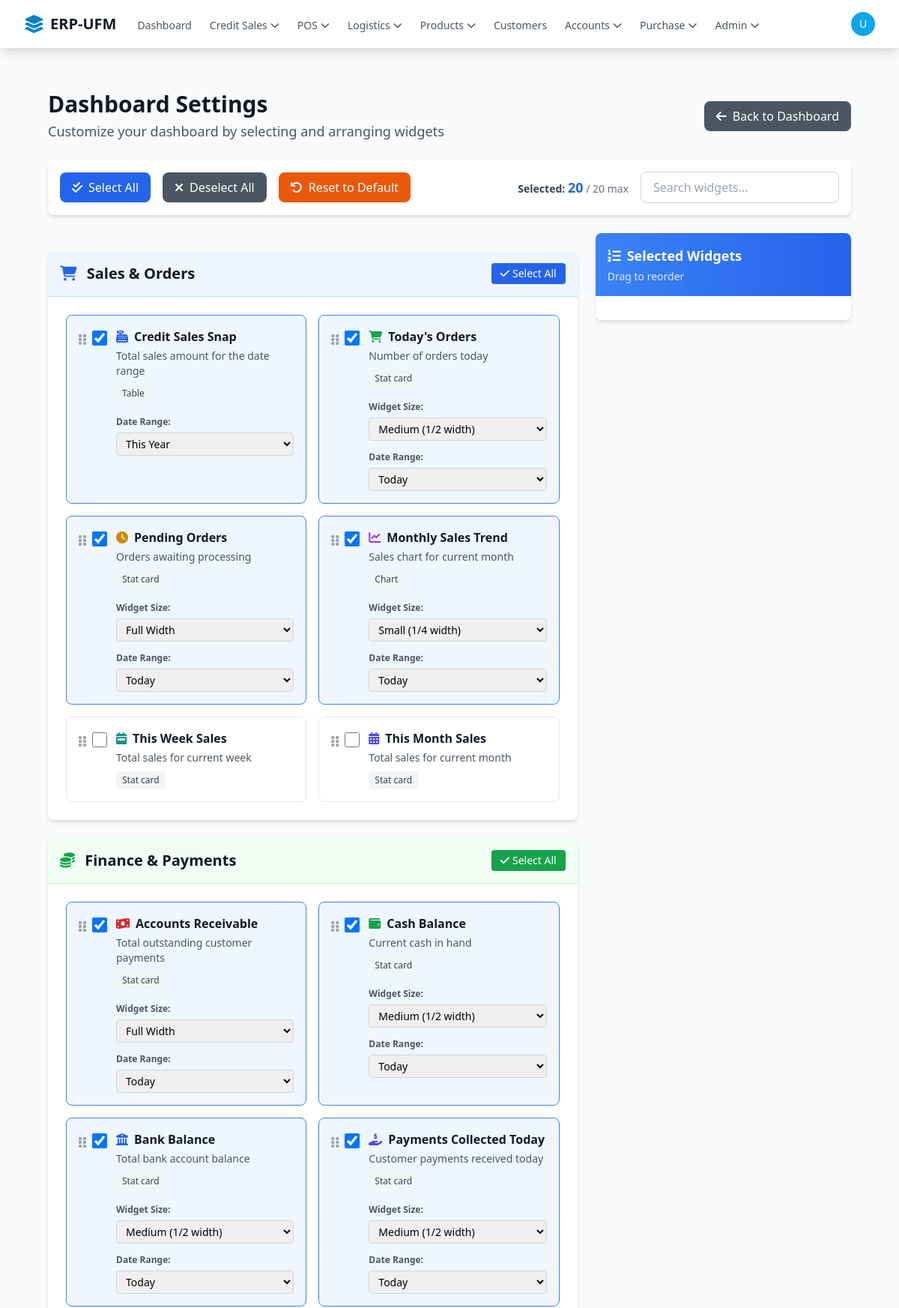
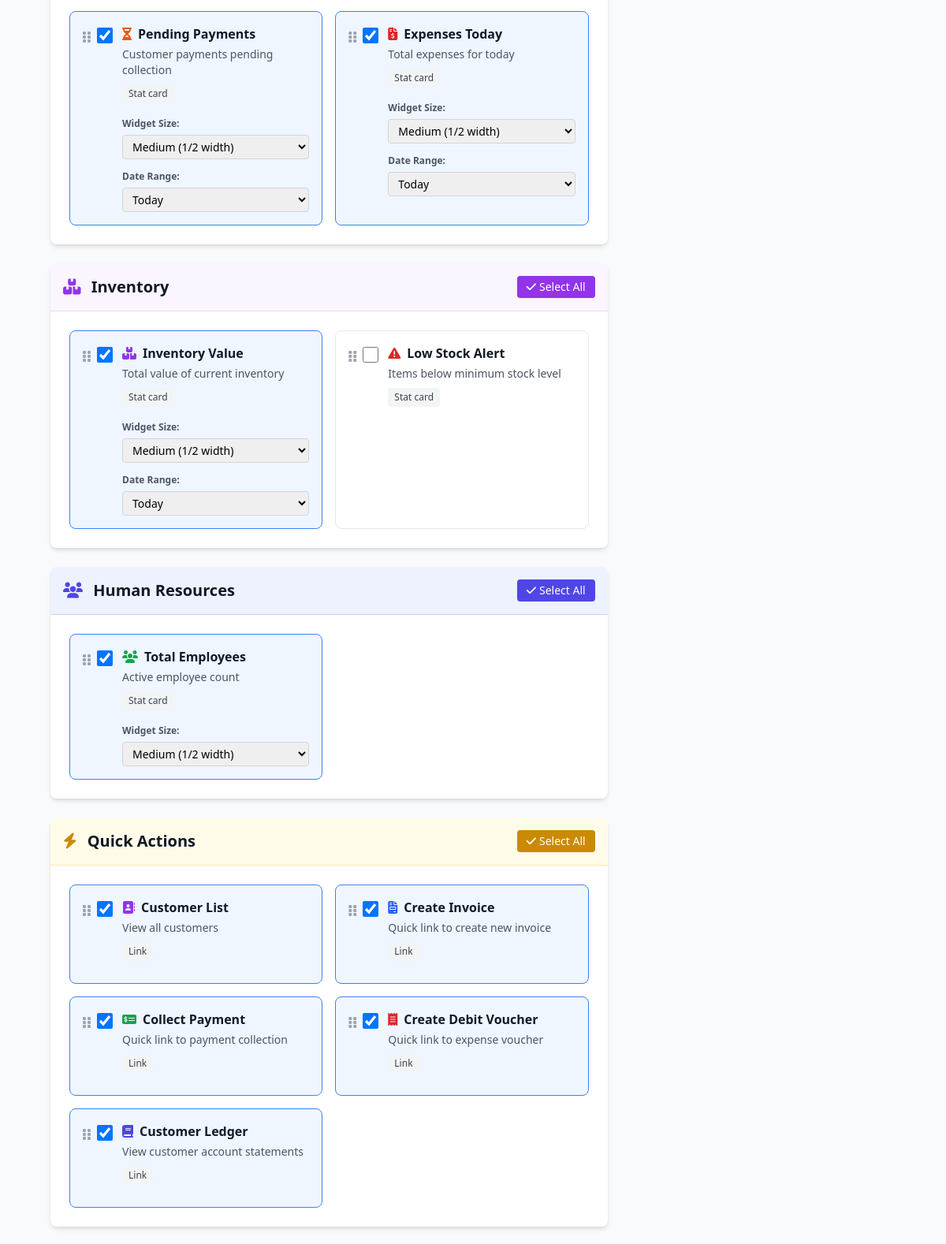
Screenshot of /admin/settings.php (signed in, upper part) with the database file from the repository (2 pictures, top to bottom).
### tables this page shows
CREATE TABLE `dashboard_widgets` (
  `id` int(11) UNSIGNED NOT NULL,
  `widget_key` varchar(50) NOT NULL COMMENT 'Unique identifier',
  `widget_name` varchar(255) NOT NULL,
  `widget_description` text DEFAULT NULL,
  `widget_category` enum('sales','finance','inventory','hr','reports','quick_links') NOT NULL,
  `widget_type` enum('stat_card','chart','table','link') NOT NULL DEFAULT 'stat_card',
  `icon` varchar(50) DEFAULT NULL COMMENT 'Font Awesome icon class',
  `color` varchar(20) DEFAULT NULL COMMENT 'Tailwind color class',
  `default_enabled` tinyint(1) NOT NULL DEFAULT 1,
  `sort_order` int(11) NOT NULL DEFAULT 0,
  `required_roles` varchar(255) DEFAULT NULL COMMENT 'JSON array of roles',
  `is_active` tinyint(1) NOT NULL DEFAULT 1
);

### core/init.php (called while the page is built, shortened)
<?php
spl_autoload_register(function ($class) {
    $class_file = __DIR__ . '/classes/' . $class . '.php';
});
require_once __DIR__ . '/functions/helpers.php';
$db = Database::getInstance();

### core/classes/Database.php (called while the page is built, shortened)
<?php
class Database
{
    private static $_instance = null;
    private $_pdo,
            $_query,
            $_error = false,
            $_results,
            $_count = 0;
    private function __construct()
    {
        try {
            $options = [
                PDO::ATTR_PERSISTENT => true,
                PDO::ATTR_ERRMODE => PDO::ERRMODE_EXCEPTION,
                PDO::ATTR_DEFAULT_FETCH_MODE => PDO::FETCH_OBJ,
                PDO::MYSQL_ATTR_INIT_COMMAND => "SET NAMES utf8mb4 COLLATE utf8mb4_unicode_ci"
            ];
            $this->_pdo = new PDO('mysql:host=' . DB_HOST . ';dbname=' . DB_NAME . ';charset=utf8mb4', DB_USER, DB_PASS, $options);
        } catch (PDOException $e) {
            error_log("Database Connection Error: " . $e->getMessage());
            die("Database connection failed. Please check logs or contact support.");
        }
    }
    public static function getInstance()
    {
        if (!isset(self::$_instance)) {
            self::$_instance = new Database();
        }
        return self::$_instance;
    }
    public function query($sql, $params = [])
    {
        $this->_results = [];
        try {
            $this->_query = $this->_pdo->prepare($sql);
            $success = $this->_query->execute($params);
            if ($success) {
                if (stripos(trim($sql), 'SELECT') === 0) {
                    $this->_results = $this->_query->fetchAll(PDO::FETCH_OBJ);
                } else {
                    $this->_count = $this->_query->rowCount();
                }
            }
        } catch (PDOException $e) {
            $this->_error = true;
            error_log("SQL Error [{$e->getCode()}]: {$e->getMessage()} in query: $sql | Params: " . print_r($params, true));
        }
        return $this;
    }
    public function results()
    {
        return $this->_results;
    }
}
?>

### core/functions/helpers.php (called while the page is built, shortened)
<?php
function isLoggedIn() {
    return isset($_SESSION['user_id']);
}
function getCurrentUser() {
    if (isLoggedIn()) {
        return [
            'id'           => $_SESSION['user_id'] ?? null,
            'display_name' => $_SESSION['user_display_name'] ?? 'User',
            'role'         => $_SESSION['user_role'] ?? null,
            'email'        => $_SESSION['user_email'] ?? null,
            'branch_id'    => $_SESSION['user_branch_id'] ?? null,
        ];
    }
    return null;
}
?>

### admin/settings.php (the view, shortened to what this page needs)
<?php
require_once '../core/init.php';
global $db;
$currentUser = getCurrentUser();
$user_id = $currentUser['id'] ?? null;
$pageTitle = 'Dashboard Settings';
$all_widgets = $db->query(
    "SELECT * FROM dashboard_widgets
     WHERE is_active = 1
     ORDER BY widget_category, sort_order"
)->results();
$user_preferences = $db->query(
    "SELECT widget_id, size, position, date_range
     FROM user_dashboard_preferences
     WHERE user_id = ? AND is_enabled = 1
     ORDER BY position ASC",
    [$user_id]
)->results();
$user_widget_ids = [];
$user_widget_sizes = [];
$user_widget_dates = [];
$user_widget_positions = [];
foreach ($user_preferences as $pref) {
    $user_widget_ids[] = $pref->widget_id;
    $user_widget_sizes[$pref->widget_id] = $pref->size;
    $user_widget_dates[$pref->widget_id] = $pref->date_range ?? 'today';
    $user_widget_positions[$pref->widget_id] = $pref->position;
}
usort($all_widgets, function($a, $b) use ($user_widget_positions, $user_widget_ids) {
    $a_selected = in_array($a->id, $user_widget_ids);
    $b_selected = in_array($b->id, $user_widget_ids);
    if ($a_selected && !$b_selected) return -1;
    if (!$a_selected && $b_selected) return 1;
    if ($a_selected && $b_selected) {
        $a_pos = $user_widget_positions[$a->id] ?? 999;
        $b_pos = $user_widget_positions[$b->id] ?? 999;
        return $a_pos - $b_pos;
    }
    if ($a->widget_category != $b->widget_category) {
        return strcmp($a->widget_category, $b->widget_category);
    }
    return $a->sort_order - $b->sort_order;
});
$widgets_by_category = [];
foreach ($all_widgets as $widget) {
    $widgets_by_category[$widget->widget_category][] = $widget;
}
require_once '../templates/header.php';
?>
<div class="max-w-screen-xl mx-auto px-4 sm:px-6 lg:px-8 py-6">
<div class="mb-6">
    <div class="flex justify-between items-center">
        <div>
            <h1 class="text-3xl font-bold text-gray-900"><?php echo $pageTitle; ?></h1>
            <p class="text-lg text-gray-600 mt-1">Customize your dashboard by selecting and arranging widgets</p>
        </div>
        <a href="../index.php" class="px-4 py-2 bg-gray-600 text-white rounded-lg hover:bg-gray-700 transition">
            <i class="fas fa-arrow-left mr-2"></i>Back to Dashboard
        </a>
    </div>
</div>
<div class="bg-white rounded-lg shadow-md p-4 mb-6">
    <div class="flex flex-wrap items-center justify-between gap-4">
        <div class="flex items-center gap-4">
            <button type="button" id="selectAllBtn" class="px-4 py-2 bg-blue-600 text-white rounded-lg hover:bg-blue-700 transition">
                <i class="fas fa-check-double mr-2"></i>Select All
            </button>
            <button type="button" id="deselectAllBtn" class="px-4 py-2 bg-gray-600 text-white rounded-lg hover:bg-gray-700 transition">
                <i class="fas fa-times mr-2"></i>Deselect All
            </button>
            <button type="button" id="resetDefaultBtn" class="px-4 py-2 bg-orange-600 text-white rounded-lg hover:bg-orange-700 transition">
                <i class="fas fa-undo mr-2"></i>Reset to Default
            </button>
        </div>
        <div class="flex items-center gap-4">
            <div class="text-sm">
                <span class="font-semibold text-gray-700">Selected: </span>
                <span id="selectedCount" class="text-blue-600 font-bold text-lg">0</span>
                <span class="text-gray-500">/ 20 max</span>
            </div>
            <input type="search"
                   id="widgetSearch"
                   placeholder="Search widgets..."
                   class="px-4 py-2 border border-gray-300 rounded-lg focus:ring-2 focus:ring-blue-500 focus:border-blue-500">
        </div>
    </div>
</div>
<div class="grid grid-cols-1 lg:grid-cols-3 gap-6">
    <div class="lg:col-span-2">
        <form method="POST" id="preferencesForm" class="space-y-6">
            <?php
            $category_labels = [
                'sales' => ['title' => 'Sales & Orders', 'icon' => 'fa-shopping-cart', 'color' => 'blue'],
                'finance' => ['title' => 'Finance & Payments', 'icon' => 'fa-coins', 'color' => 'green'],
                'inventory' => ['title' => 'Inventory', 'icon' => 'fa-boxes', 'color' => 'purple'],
                'hr' => ['title' => 'Human Resources', 'icon' => 'fa-users', 'color' => 'indigo'],
                'quick_links' => ['title' => 'Quick Actions', 'icon' => 'fa-bolt', 'color' => 'yellow'],
                'reports' => ['title' => 'Reports', 'icon' => 'fa-chart-bar', 'color' => 'red']
            ];
            foreach ($category_labels as $category => $cat_info):
            ?>
            <div class="bg-white rounded-lg shadow-md overflow-hidden widget-category" data-category="<?php echo $category; ?>">
                <div class="p-4 bg-<?php echo $cat_info['color']; ?>-50 border-b border-<?php echo $cat_info['color']; ?>-200 flex justify-between items-center">
                    <h2 class="text-xl font-bold text-gray-900">
                        <i class="fas <?php echo $cat_info['icon']; ?> text-<?php echo $cat_info['color']; ?>-600 mr-2"></i>
                        <?php echo $cat_info['title']; ?>
                    </h2>
                    <button type="button" class="select-category-btn text-sm px-3 py-1 bg-<?php echo $cat_info['color']; ?>-600 text-white rounded hover:bg-<?php echo $cat_info['color']; ?>-700 transition">
                        <i class="fas fa-check mr-1"></i>Select All
                    </button>
                </div>
                <div class="p-6">
                    <div class="grid grid-cols-1 md:grid-cols-2 gap-4">
                        <?php foreach ($widgets_by_category[$category] as $widget):
                            $is_checked = in_array($widget->id, $user_widget_ids);
                            $current_size = $user_widget_sizes[$widget->id] ?? 'medium';
                            $current_date_range = $user_widget_dates[$widget->id] ?? 'today';
                            $supports_date_range = in_array($widget->widget_type, ['stat_card', 'chart', 'table']) &&
                                                   in_array($widget->widget_category, ['sales', 'finance', 'inventory', 'reports']);
                        ?>
                        <div class="widget-card border rounded-lg p-4 hover:shadow-md <?php echo $is_checked ? 'selected border-blue-500 bg-blue-50' : 'border-gray-200'; ?>"
                             data-widget-id="<?php echo $widget->id; ?>"
                             data-widget-name="<?php echo htmlspecialchars($widget->widget_name); ?>">
                            <div class="flex items-start">
                                <div class="drag-handle mr-2 mt-1">
                                    <i class="fas fa-grip-vertical"></i>
                                </div>
                                <input type="checkbox"
                                       name="widgets[]"
                                       value="<?php echo $widget->id; ?>"
                                       id="widget_<?php echo $widget->id; ?>"
                                       class="widget-checkbox mt-1 h-5 w-5 text-blue-600 rounded focus:ring-blue-500"
                                       <?php echo $is_checked ? 'checked' : ''; ?>>
                                <div class="ml-3 flex-1">
                                    <label for="widget_<?php echo $widget->id; ?>" class="cursor-pointer">
                                        <div class="flex items-center">
                                            <i class="fas <?php echo $widget->icon; ?> text-<?php echo $widget->color; ?>-600 mr-2"></i>
                                            <span class="font-bold text-gray-900"><?php echo htmlspecialchars($widget->widget_name); ?></span>
                                        </div>
                                        <?php if ($widget->widget_description): ?>
                                        <p class="text-sm text-gray-600 mt-1"><?php echo htmlspecialchars($widget->widget_description); ?></p>
                                        <?php endif; ?>
                                        <span class="inline-block mt-2 px-2 py-1 text-xs rounded bg-gray-100 text-gray-700">
                                            <?php echo ucfirst(str_replace('_', ' ', $widget->widget_type)); ?>
                                        </span>
                                    </label>
                                    <div class="widget-config mt-3 space-y-2 <?php echo !$is_checked ? 'hidden' : ''; ?>">
                                        <?php if ($widget->widget_type === 'stat_card' || $widget->widget_type === 'chart'): ?>
                                        <div>
                                            <label class="text-xs font-semibold text-gray-600">Widget Size:</label>
                                            <select name="size_<?php echo $widget->id; ?>"
                                                    class="widget-size-select mt-1 text-sm px-2 py-1 border border-gray-300 rounded focus:ring-1 focus:ring-blue-500 w-full">
                                                <option value="small" <?php echo $current_size === 'small' ? 'selected' : ''; ?>>Small (1/4 width)</option>
                                                <option value="medium" <?php echo $current_size === 'medium' ? 'selected' : ''; ?>>Medium (1/2 width)</option>
                                                <option value="full" <?php echo $current_size === 'full' ? 'selected' : ''; ?>>Full Width</option>
                                            </select>
                                        </div>
                                        <?php endif; ?>
                                        <?php if ($supports_date_range): ?>
                                        <div>
                                            <label class="text-xs font-semibold text-gray-600">Date Range:</label>
                                            <select name="date_range_<?php echo $widget->id; ?>"
                                                    class="widget-daterange-select mt-1 text-sm px-2 py-1 border border-gray-300 rounded focus:ring-1 focus:ring-blue-500 w-full">
                                                <option value="today" <?php echo $current_date_range === 'today' ? 'selected' : ''; ?>>Today</option>
                                                <option value="this_year" <?php echo $current_date_range === 'this_year' ? 'selected' : ''; ?>>This Year</option>
                                            </select>
                                        </div>
                                        <?php endif; ?>
                                    </div>
                                </div>
                            </div>
                        </div>
                        <?php endforeach; ?>
                    </div>
                </div>
            </div>
            <?php endforeach; ?>
        </form>
    </div>
    <div class="lg:col-span-1">
        <div class="sticky top-6">
            <div class="bg-white rounded-lg shadow-md overflow-hidden">
                <div class="p-4 bg-gradient-to-r from-blue-500 to-blue-600 text-white">
                    <h3 class="text-lg font-bold flex items-center">
                        <i class="fas fa-list-ol mr-2"></i>
                        Selected Widgets
                    </h3>
                    <p class="text-sm text-blue-100 mt-1">Drag to reorder</p>
                </div>
                <div id="selected-widgets-preview" class="p-4">
                </div>
            </div>
        </div>
    </div>
</div>
</div>
<?php require_once '../templates/footer.php'; ?>

### admin/settings.php (style rules this page uses)
.widget-card { cursor: grab; transition: all 0.2s ease; }
.widget-card.selected { border-color: #3b82f6; background-color: #eff6ff; }
.drag-handle { cursor: grab; color: #9ca3af; }
#selected-widgets-preview { max-height: 600px; overflow-y: auto; }

### rows the page displays
dashboard_widgets: id "☑", widget_name "Credit Sales Snap", widget_description "Total sales amount for the date range", widget_type "Table", id "This Year"
dashboard_widgets: id "☑", widget_name "Today's Orders", widget_description "Number of orders today", widget_type "Stat card", id "Medium (1/2 width)", id "Today"
dashboard_widgets: id "☑", widget_name "Pending Orders", widget_description "Orders awaiting processing", widget_type "Stat card", id "Full Width", id "Today"
dashboard_widgets: id "☑", widget_name "Monthly Sales Trend", widget_description "Sales chart for current month", widget_type "Chart", id "Small (1/4 width)", id "Today"
dashboard_widgets: widget_name "This Week Sales", widget_description "Total sales for current week", widget_type "Stat card"
dashboard_widgets: widget_name "This Month Sales", widget_description "Total sales for current month", widget_type "Stat card"
dashboard_widgets: id "☑", widget_name "Accounts Receivable", widget_description "Total outstanding customer payments", widget_type "Stat card", id "Full Width", id "Today"
dashboard_widgets: id "☑", widget_name "Cash Balance", widget_description "Current cash in hand", widget_type "Stat card", id "Medium (1/2 width)", id "Today"
dashboard_widgets: id "☑", widget_name "Bank Balance", widget_description "Total bank account balance", widget_type "Stat card", id "Medium (1/2 width)", id "Today"
dashboard_widgets: id "☑", widget_name "Payments Collected Today", widget_description "Customer payments received today", widget_type "Stat card", id "Medium (1/2 width)", id "Today"
dashboard_widgets: id "☑", widget_name "Pending Payments", widget_description "Customer payments pending collection", widget_type "Stat card", id "Medium (1/2 width)", id "Today"
dashboard_widgets: id "☑", widget_name "Expenses Today", widget_description "Total expenses for today", widget_type "Stat card", id "Medium (1/2 width)", id "Today"
dashboard_widgets: title "Inventory", id "☑", widget_name "Inventory Value", widget_description "Total value of current inventory", widget_type "Stat card", id "Medium (1/2 width)", id "Today"
dashboard_widgets: widget_name "Low Stock Alert", widget_description "Items below minimum stock level", widget_type "Stat card"
dashboard_widgets: id "☑", widget_name "Total Employees", widget_description "Active employee count", widget_type "Stat card", id "Medium (1/2 width)"
dashboard_widgets: id "☑", widget_name "Customer List", widget_description "View all customers", widget_type "Link"
dashboard_widgets: id "☑", widget_name "Create Invoice", widget_description "Quick link to create new invoice", widget_type "Link"
dashboard_widgets: id "☑", widget_name "Collect Payment", widget_description "Quick link to payment collection", widget_type "Link"
dashboard_widgets: id "☑", widget_name "Create Debit Voucher", widget_description "Quick link to expense voucher", widget_type "Link"
dashboard_widgets: id "☑", widget_name "Customer Ledger", widget_description "View customer account statements", widget_type "Link"

### other values shown
APP_NAME "ERP-UFM"
substr($currentUser['display_name'] ?? 'U', 0, 1) "U"
$pageTitle "Dashboard Settings"
$cat_info['title'] "Sales & Orders"
$cat_info['title'] "Finance & Payments"
$cat_info['title'] "Human Resources"
$cat_info['title'] "Quick Actions"
